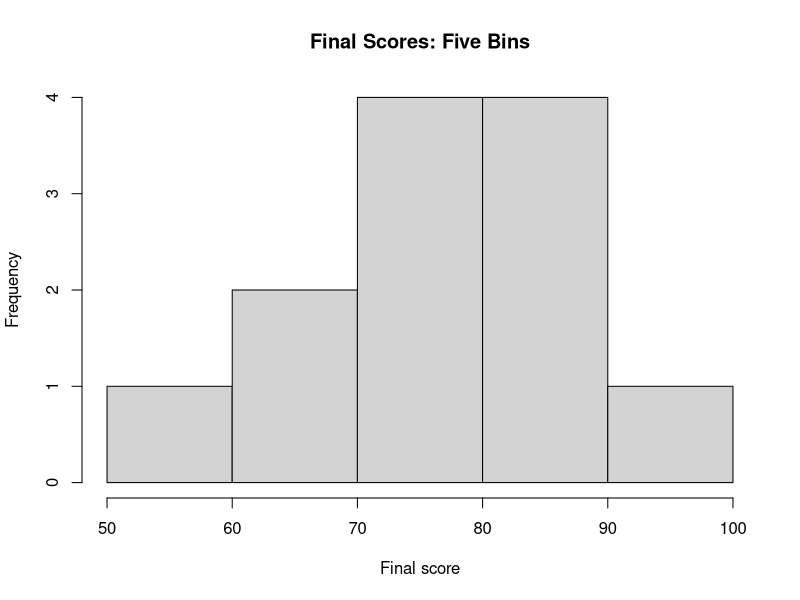
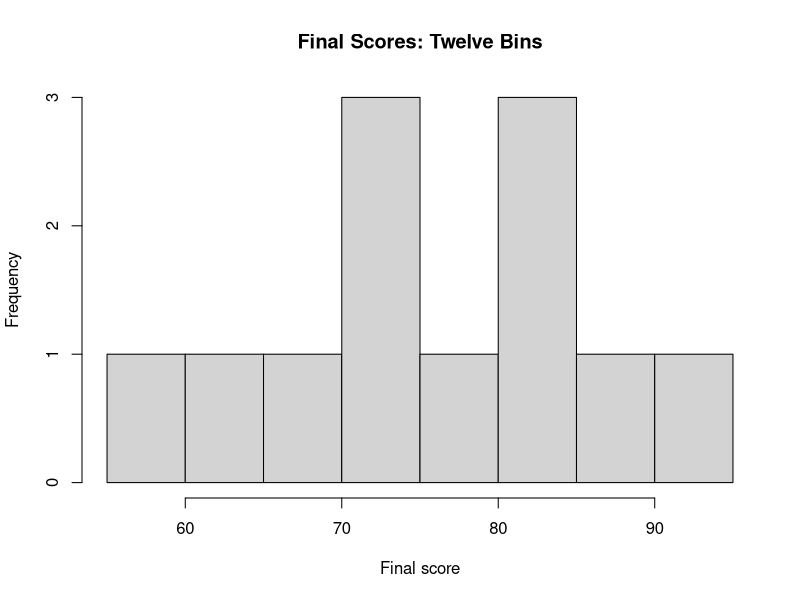
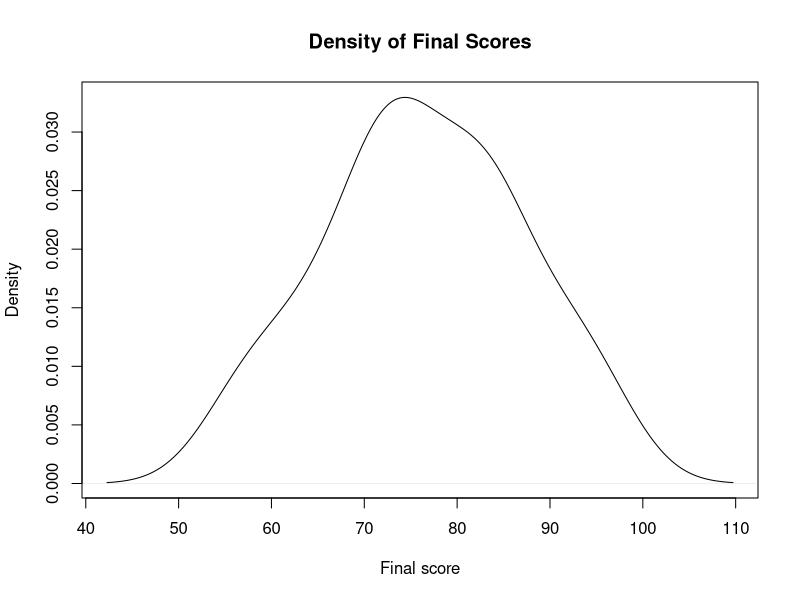
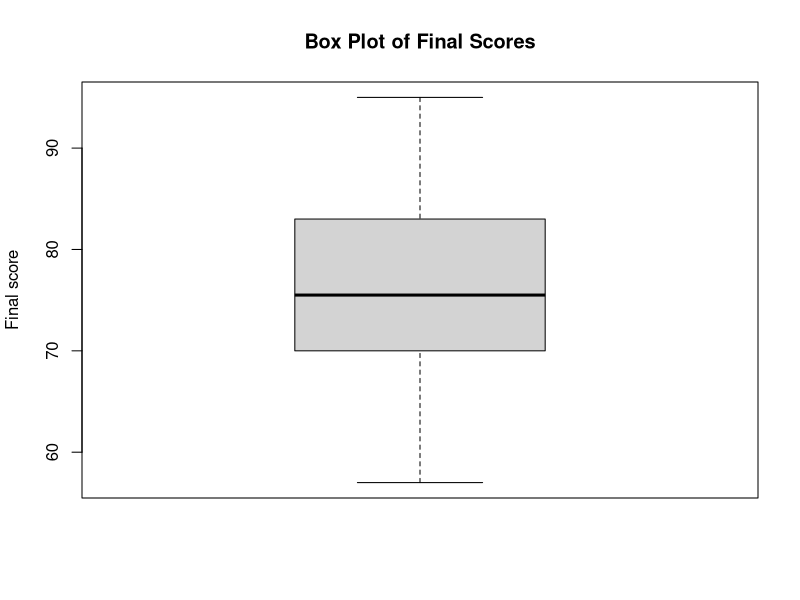
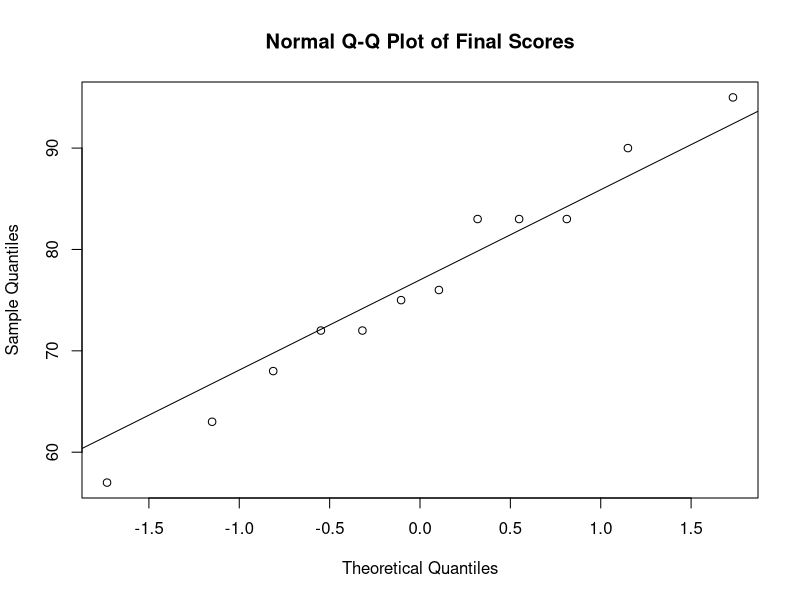
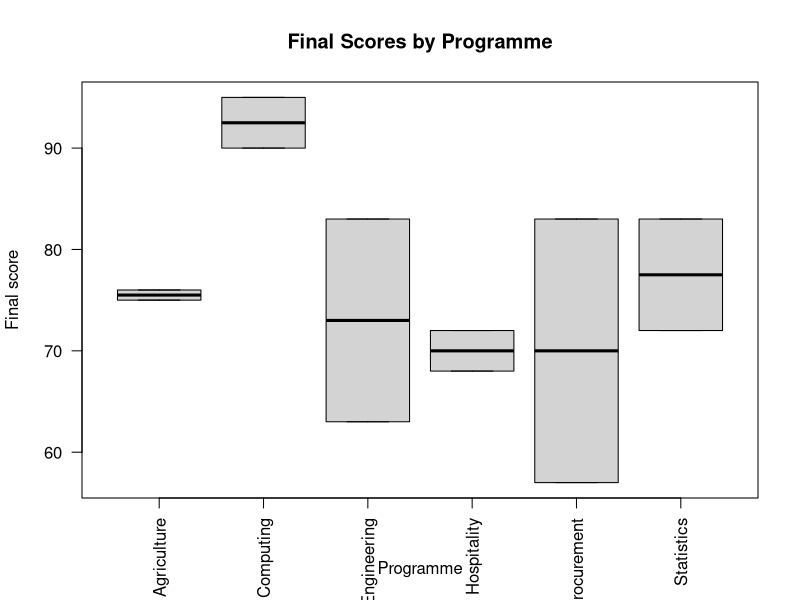
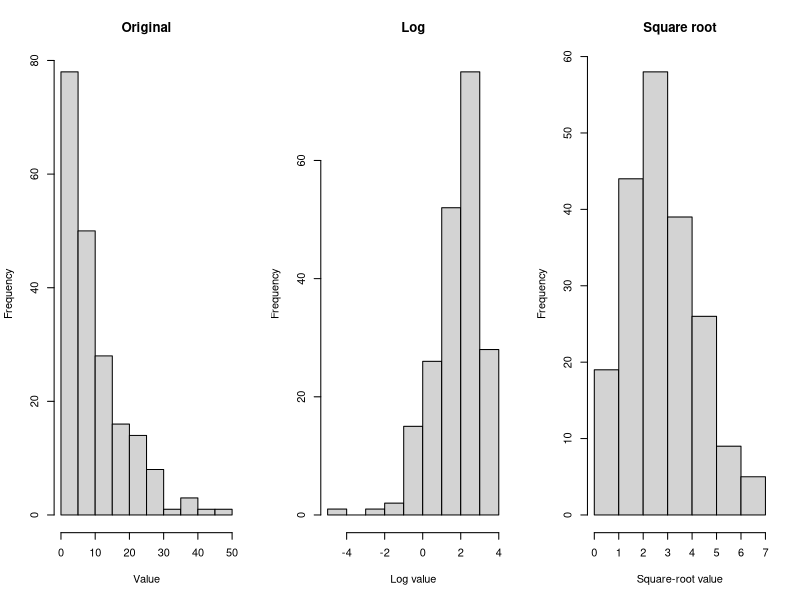

Generate these figures, in order, with R:
# ==============================================================================
# Learning R
# Part IV: Descriptive Analysis and Data Visualisation
# Lesson 28: Distribution Assessment and Exploratory Data Analysis
# Suggested Solutions
# ==============================================================================

student_data <- read.csv(
  "data/student_scores.csv",
  stringsAsFactors = FALSE
)

final_scores <- student_data$final_score

# Exercise 1: Complete numerical summary.
calculate_skewness <- function(
  x
) {
  observed <- x[
    !is.na(x)
  ]

  n <- length(observed)

  if (n < 3L) {
    return(NA_real_)
  }

  centre <- mean(observed)
  spread <- sd(observed)

  if (spread == 0) {
    return(0)
  }

  mean(
    (
      (observed - centre) /
        spread
    ) ^ 3
  )
}

calculate_excess_kurtosis <- function(
  x
) {
  observed <- x[
    !is.na(x)
  ]

  n <- length(observed)

  if (n < 4L) {
    return(NA_real_)
  }

  centre <- mean(observed)
  spread <- sd(observed)

  if (spread == 0) {
    return(NA_real_)
  }

  mean(
    (
      (observed - centre) /
        spread
    ) ^ 4
  ) - 3
}

create_eda_summary <- function(
  x,
  variable_name = "x"
) {
  if (!is.numeric(x)) {
    stop(
      "`x` must be numeric.",
      call. = FALSE
    )
  }

  observed <- x[
    !is.na(x)
  ]

  q <- quantile(
    observed,
    c(
      0.25,
      0.50,
      0.75
    )
  )

  data.frame(
    variable = variable_name,
    n = length(observed),
    missing = sum(
      is.na(x)
    ),
    mean = mean(observed),
    median = median(observed),
    standard_deviation = sd(observed),
    minimum = min(observed),
    first_quartile = q[1],
    third_quartile = q[3],
    maximum = max(observed),
    skewness =
      calculate_skewness(
        observed
      ),
    excess_kurtosis =
      calculate_excess_kurtosis(
        observed
      ),
    stringsAsFactors = FALSE,
    row.names = NULL
  )
}

create_eda_summary(
  final_scores,
  "final_score"
)

# Exercise 2: Compare mean and median.
mean_score <- mean(
  final_scores,
  na.rm = TRUE
)

median_score <- median(
  final_scores,
  na.rm = TRUE
)

data.frame(
  mean = mean_score,
  median = median_score,
  difference =
    mean_score -
    median_score
)

# Exercise 3: Histograms with different breaks.
hist(
  final_scores,
  breaks = 5,
  main = "Final Scores: Five Bins",
  xlab = "Final score"
)

hist(
  final_scores,
  breaks = 12,
  main = "Final Scores: Twelve Bins",
  xlab = "Final score"
)

# Exercise 4: Density and box plots.
plot(
  density(
    final_scores,
    na.rm = TRUE
  ),
  main = "Density of Final Scores",
  xlab = "Final score",
  ylab = "Density"
)

boxplot(
  final_scores,
  main = "Box Plot of Final Scores",
  ylab = "Final score"
)

# Exercise 5: IQR and z-score outlier screening.
q1 <- quantile(
  final_scores,
  0.25,
  na.rm = TRUE
)

q3 <- quantile(
  final_scores,
  0.75,
  na.rm = TRUE
)

iqr_value <- q3 - q1

lower_fence <- q1 - 1.5 * iqr_value
upper_fence <- q3 + 1.5 * iqr_value

iqr_outlier <- final_scores < lower_fence |
  final_scores > upper_fence

z_scores <- as.numeric(
  scale(
    final_scores
  )
)

z_outlier <- abs(
  z_scores
) > 3

outlier_report <- student_data[
  iqr_outlier |
    z_outlier,
]

outlier_report

# Exercise 6: Skewness and kurtosis.
calculate_skewness(
  final_scores
)

calculate_excess_kurtosis(
  final_scores
)

# Exercise 7: Q-Q plot.
qqnorm(
  final_scores,
  main = "Normal Q-Q Plot of Final Scores"
)

qqline(
  final_scores
)

# Exercise 8: Shapiro-Wilk test.
shapiro_result <- shapiro.test(
  final_scores
)

shapiro_result

normality_interpretation <- if (
  shapiro_result$p.value < 0.05
) {
  paste(
    "There is evidence against normality at the 5 per cent level.",
    "The conclusion should be considered together with the Q-Q plot."
  )
} else {
  paste(
    "There is insufficient evidence against normality at the 5 per cent level.",
    "This does not prove that the distribution is normal."
  )
}

normality_interpretation

# Exercise 9: Compare distributions across groups.
boxplot(
  final_score ~ programme,
  data = student_data,
  main = "Final Scores by Programme",
  xlab = "Programme",
  ylab = "Final score",
  las = 2
)

programme_names <- unique(
  student_data$programme
)

group_summaries <- lapply(
  programme_names,
  function(programme_name) {
    selected_scores <- student_data$final_score[
      student_data$programme ==
        programme_name
    ]

    result <- create_eda_summary(
      selected_scores,
      "final_score"
    )

    result$programme <- programme_name

    result
  }
)

group_summary_table <- do.call(
  rbind,
  group_summaries
)

group_summary_table[
  c(
    "programme",
    setdiff(
      names(group_summary_table),
      "programme"
    )
  )
]

# Exercise 10: Assess transformations.
set.seed(20260714)

skewed_values <- rexp(
  n = 200,
  rate = 0.10
)

log_values <- log(
  skewed_values
)

square_root_values <- sqrt(
  skewed_values
)

transformation_summary <- data.frame(
  version = c(
    "Original",
    "Log",
    "Square root"
  ),
  skewness = c(
    calculate_skewness(
      skewed_values
    ),
    calculate_skewness(
      log_values
    ),
    calculate_skewness(
      square_root_values
    )
  ),
  stringsAsFactors = FALSE
)

transformation_summary

old_parameters <- par(
  mfrow = c(
    1,
    3
  )
)

hist(
  skewed_values,
  main = "Original",
  xlab = "Value"
)

hist(
  log_values,
  main = "Log",
  xlab = "Log value"
)

hist(
  square_root_values,
  main = "Square root",
  xlab = "Square-root value"
)

par(
  old_parameters
)

# Exercise 11: Audit missingness and duplicate identifiers.
missingness_report <- data.frame(
  variable = names(student_data),
  missing = vapply(
    student_data,
    function(x) {
      sum(
        is.na(x)
      )
    },
    FUN.VALUE = integer(1)
  ),
  missing_percentage = vapply(
    student_data,
    function(x) {
      mean(
        is.na(x)
      ) * 100
    },
    FUN.VALUE = numeric(1)
  ),
  stringsAsFactors = FALSE
)

duplicate_identifiers <- duplicated(
  student_data$student_id
) |
  duplicated(
    student_data$student_id,
    fromLast = TRUE
  )

missingness_report

student_data[
  duplicate_identifiers,
]

# Exercise 12: EDA report for every numerical variable.
numeric_variables <- names(
  student_data
)[
  vapply(
    student_data,
    is.numeric,
    FUN.VALUE = logical(1)
  )
]

eda_tables <- lapply(
  numeric_variables,
  function(variable_name) {
    create_eda_summary(
      student_data[[
        variable_name
      ]],
      variable_name
    )
  }
)

complete_eda_table <- do.call(
  rbind,
  eda_tables
)

complete_eda_table

# Exercise 13: Exploratory versus confirmatory findings.
analysis_stage_comparison <- data.frame(
  stage = c(
    "Exploratory",
    "Confirmatory"
  ),
  purpose = c(
    "Discover patterns, anomalies and possible questions",
    "Evaluate pre-specified hypotheses"
  ),
  interpretation = c(
    "Tentative and hypothesis-generating",
    "Based on planned inferential procedures"
  ),
  stringsAsFactors = FALSE
)

analysis_stage_comparison

# Practical assessment workflow.
range_checks <- list(
  coursework_valid = all(
    student_data$coursework_score >= 0 &
      student_data$coursework_score <= 40
  ),
  examination_valid = all(
    student_data$examination_score >= 0 &
      student_data$examination_score <= 60
  ),
  final_valid = all(
    student_data$final_score >= 0 &
      student_data$final_score <= 100
  ),
  arithmetic_valid = all(
    student_data$final_score ==
      student_data$coursework_score +
      student_data$examination_score
  )
)

eda_assessment <- list(
  numerical_summary =
    complete_eda_table,
  missingness =
    missingness_report,
  range_checks =
    range_checks,
  shapiro_wilk =
    shapiro_result,
  possible_outliers =
    outlier_report
)

eda_assessment

# ==============================================================================
# End of Lesson 28 Solutions
# ==============================================================================
